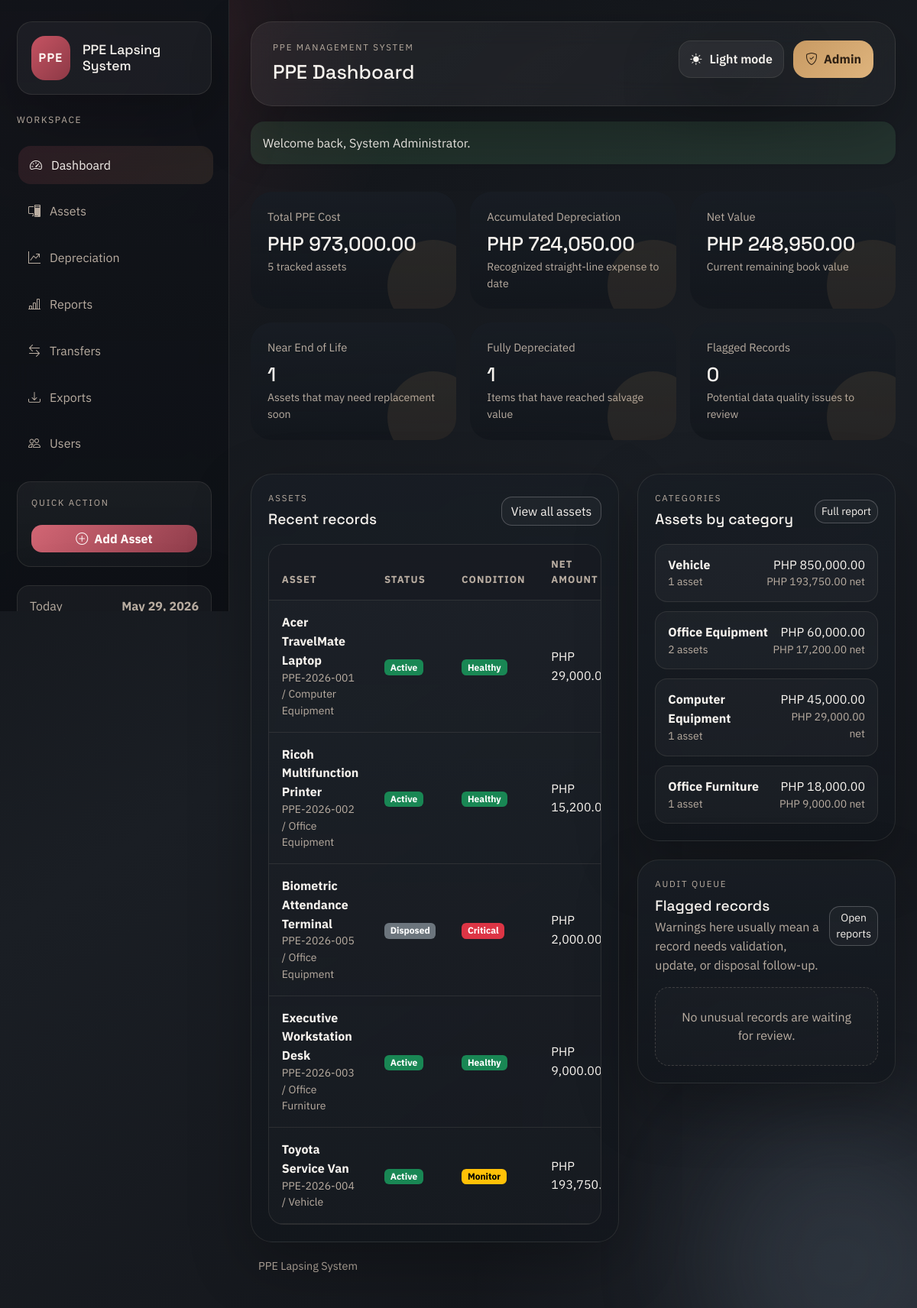
The app's page /modules/dashboard.php (signed in) with its own data.
### tables this page shows
CREATE TABLE IF NOT EXISTS assets (
    asset_id INT AUTO_INCREMENT PRIMARY KEY,
    asset_code VARCHAR(50) NOT NULL UNIQUE,
    asset_name VARCHAR(150) NOT NULL,
    category_id INT NULL,
    department_id INT NULL,
    acquisition_date DATE NOT NULL,
    acquisition_cost DECIMAL(15,2) NOT NULL,
    additional_amount DECIMAL(15,2) DEFAULT 0,
    salvage_value DECIMAL(15,2) DEFAULT 0,
    useful_life INT NOT NULL,
    depreciation_method VARCHAR(50) DEFAULT 'Straight-line',
    location VARCHAR(150) DEFAULT NULL,
    status ENUM('Active', 'Disposed', 'Fully Depreciated') DEFAULT 'Active',
    remarks TEXT DEFAULT NULL,
    created_at TIMESTAMP DEFAULT CURRENT_TIMESTAMP,
    INDEX idx_assets_status (status),
    INDEX idx_assets_category (category_id),
    INDEX idx_assets_department (department_id),
    CONSTRAINT fk_assets_category
        FOREIGN KEY (category_id) REFERENCES categories(category_id),
    CONSTRAINT fk_assets_department
        FOREIGN KEY (department_id) REFERENCES departments(department_id)
);

CREATE TABLE IF NOT EXISTS categories (
    category_id INT AUTO_INCREMENT PRIMARY KEY,
    category_name VARCHAR(100) NOT NULL,
    UNIQUE KEY uq_category_name (category_name)
);

### modules/dashboard.php (the view, shortened to what the rows shown need)
<?php
$pdo = db();
$assets = hydrate_assets_with_metrics(fetch_assets($pdo));
$metrics = build_dashboard_metrics($assets);
$alerts = build_asset_alerts($assets);
$categorySummary = array_slice(build_category_summary($assets), 0, 5);
require_once APP_ROOT . '/includes/header.php';
?>
<?php if ($assets === []): ?>
    <section class="shell-card">
        <div class="empty-state">
            <h2 class="section-title mb-2">No assets have been recorded yet</h2>
            <p class="mb-3">Start by adding PPE items so the system can generate dashboards, schedules, and reports.</p>
            <?php if (can_manage_assets()): ?>
                <a class="btn btn-primary" href="<?= e(base_url('modules/add_asset.php')) ?>">
                    <i class="bi bi-plus-circle me-2"></i>Add the first asset
                </a>
            <?php endif; ?>
        </div>
    </section>
<?php else: ?>
    <div class="metric-grid metric-grid-triple mb-4">
        <section class="metric-card">
            <h2 class="metric-value mb-1"><?= e(money($metrics['total_cost'])) ?></h2>
        </section>
        <section class="metric-card">
            <h2 class="metric-value mb-1"><?= e(money($metrics['total_accumulated'])) ?></h2>
        </section>
        <section class="metric-card">
            <h2 class="metric-value mb-1"><?= e(money($metrics['total_carrying'])) ?></h2>
        </section>
        <section class="metric-card">
            <h2 class="metric-value mb-1"><?= e((string) $metrics['near_end_count']) ?></h2>
        </section>
        <section class="metric-card">
            <h2 class="metric-value mb-1"><?= e((string) $metrics['fully_depreciated_count']) ?></h2>
        </section>
        <section class="metric-card">
            <h2 class="metric-value mb-1"><?= e((string) count($alerts['unusual'])) ?></h2>
        </section>
    </div>
    <div class="row g-4">
        <div class="col-lg-7">
            <section class="shell-card">
                <div class="d-flex justify-content-between align-items-center mb-3">
                    <div>
                        <h2 class="section-title mb-1">Recent records</h2>
                    </div>
                </div>
                <div class="table-wrap">
                    <table class="table align-middle">
                        <thead>
                            <tr>
                                <th>Asset</th>
                                <th>Status</th>
                                <th>Condition</th>
                                <th>Net Amount</th>
                            </tr>
                        </thead>
                        <tbody>
                            <?php foreach (array_slice($assets, 0, 6) as $asset): ?>
                                <tr>
                                    <td>
                                        <strong><?= e($asset['asset_name']) ?></strong>
                                        <div class="text-soft small"><?= e($asset['asset_code']) ?> / <?= e((string) ($asset['category_name'] ?? 'Uncategorized')) ?></div>
                                    </td>
                                    <td><span class="badge <?= e(status_badge_class((string) $asset['status'])) ?>"><?= e($asset['status']) ?></span></td>
                                    <td><span class="badge <?= e(condition_badge_class((string) $asset['condition'])) ?>"><?= e($asset['condition']) ?></span></td>
                                    <td><?= e(money((float) $asset['carrying_amount'])) ?></td>
                                </tr>
                            <?php endforeach; ?>
                        </tbody>
                    </table>
                </div>
            </section>
        </div>
        <div class="col-lg-5">
            <section class="shell-card mb-4">
                <div class="d-flex justify-content-between align-items-center mb-3">
                    <div>
                        <h2 class="section-title mb-1">Assets by category</h2>
                    </div>
                </div>
                <div class="list-panel">
                    <?php foreach ($categorySummary as $category): ?>
                        <div class="list-row">
                            <div class="d-flex justify-content-between align-items-start">
                                <div>
                                    <strong><?= e($category['label']) ?></strong>
                                    <div class="text-soft small"><?= e((string) $category['asset_count']) ?> <?= e(pluralize((int) $category['asset_count'], 'asset')) ?></div>
                                </div>
                                <div class="text-end">
                                    <div><?= e(money($category['total_cost'])) ?></div>
                                    <div class="text-soft small"><?= e(money($category['total_carrying'])) ?> net</div>
                                </div>
                            </div>
                        </div>
                    <?php endforeach; ?>
                </div>
            </section>
            <section class="shell-card">
                <div class="d-flex justify-content-between align-items-center mb-3">
                    <div>
                        <h2 class="section-title mb-1">Flagged records</h2>
                    </div>
                </div>
            </section>
        </div>
    </div>
<?php endif; ?>
<?php require_once APP_ROOT . '/includes/footer.php'; ?>

### records on screen
assets: asset_name "Acer TravelMate Laptop", asset_code "PPE-2026-001", category.category_name "Computer Equipment", status "Active", condition "Healthy", carrying_amount "PHP…", asset_count "1", asset_count "asset", total_cost "PHP 45,000.00", total_carrying "PHP 29,000.00"
assets: asset_name "Ricoh Multifunction Printer", asset_code "PPE-2026-002", category.category_name "Office Equipment", status "Active", condition "Healthy", carrying_amount "PHP…", asset_count "2", asset_count "assets", total_cost "PHP 60,000.00", total_carrying "PHP 17,200.00"
assets: asset_name "Biometric Attendance Terminal", asset_code "PPE-2026-005", category.category_name "Office Equipment", status "Disposed", condition "Critical", carrying_amount "PHP 2,000.00"
assets: asset_name "Executive Workstation Desk", asset_code "PPE-2026-003", category.category_name "Office Furniture", status "Active", condition "Healthy", carrying_amount "PHP 9,000.00"
assets: asset_name "Toyota Service Van", asset_code "PPE-2026-004", category.category_name "Vehicle", status "Active", condition "Monitor", carrying_amount "PHP…"

### other values on screen
APP_NAME "PPE Lapsing System"
$item['label'] "Dashboard"
$item['label'] "Assets"
$item['label'] "Depreciation"
$item['label'] "Reports"
$item['label'] "Transfers"
$item['label'] "Exports"
$item['label'] "Users"
$pageHeading "PPE Dashboard"
$loggedInUser['role'] "Admin"
$message['message'] "Welcome back, System Administrator."
money($metrics['total_cost']) "PHP 973,000.00"
$metrics['asset_count'] "5"
money($metrics['total_accumulated']) "PHP 724,050.00"
money($metrics['total_carrying']) "PHP 248,950.00"
